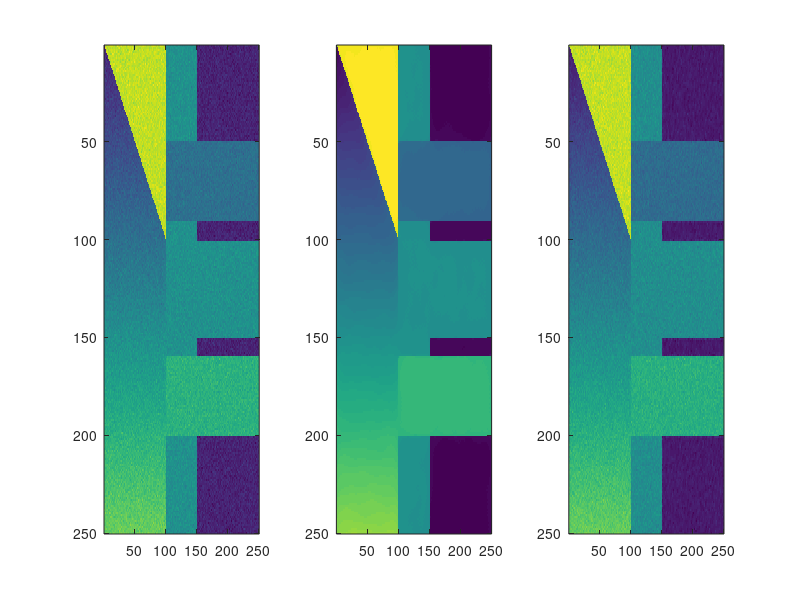
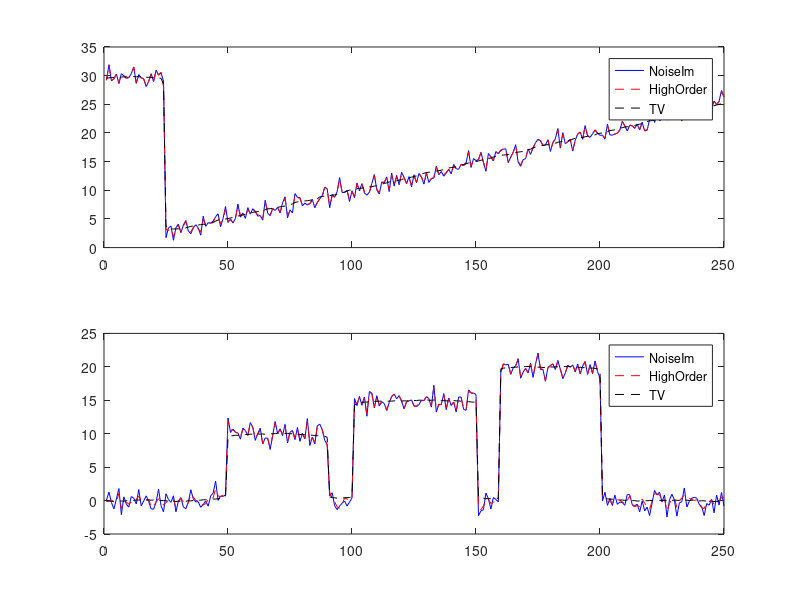

Source code (MATLAB) for these figures, in order:
%% Higher Order PDEs denoising 
clear; close all; clc; 
u = zeros(250,250);
u(:,100:150) = 15; 
u(50:90,:) = 10;
u(101:150,:) = 15; 
u(160:200,:) = 20; 

for i = 1:250
    for j = 1:100
        u(i,j) = i/10; 
         if i < j
           u(i,j) = 30; 
         end 
    end
end 
n = randn(size(u)); 
u = u + n; 
u = double(u); 
u0 = u;
v = u;

%parameters
lam1 = 1e-2; 
lam2 = 1e-4;
eps = 1e-5; 
%step size for gradient descent 
t_tv =1e-2; 
t_htv = 1e-3; %MAKE THIS LESS THAN .01!!!
theta = 1/2.*ones(size(u)); 
c = 1/25; 

% imagesc(u);figure(); 

figure('units','normalized','outerposition',[0 0 1 0.5]); 
for i = 1:200
    %% E1 
    ui1j= circshift(u,[0 -1]); %   i+1, j 
    uij1= circshift(u,[-1 0]); %       i, j+1 
    ui1j1=circshift(u,[-1 -1]); %  i+1, j+1

    ui_j_ = circshift(u,[1 1]);% i-1, j-1
    ui_j = circshift(u,[0 1]);%     i-1, j
    uij_ = circshift(u,[1 0]); %    i    , j-1

    dx  = ui1j - u;
    dx_= -ui_j + u;

    dy  = uij1-u; 
    dy_ =-uij_+u;

 % abs value terms
    m_dx = (sign(dy)+sign(dy_))./2.*min((dy.^2).^(1/2),(dy_.^2).^(1/2)); 
    abs_dx = (dx.^2+m_dx.^2+eps).^(1/2); 
    m_dy = (sign(dx)+sign(dx_))./2.*min((dx.^2).^(1/2),(dx_.^2).^(1/2));
    abs_dy =  (dy.^2+m_dy.^2+eps).^(1/2);
    
    ddx_ = (-circshift(dx./abs_dx,[0,1])+dx./abs_dx); %i-1, j
    ddy_ = (-circshift(dy./abs_dy,[1,0])+dy./abs_dy); %i, j-1 

%     l1 = findL1(u, u0,eps);
%     h = 1/250; 
%     lam1 = -h/(sigma^2).*l1; 
%     lam1 = 1e-1; 
%     s = (abs_dx.*abs_dy).^(1/2); 
    s = 1; 
    div =  ddx_+ddy_; 
    e = s.*(div -2*lam1.*(u-u0));
    unew = u + t_tv.*e; %lambda should be updated
    unew = real(unew); 
    
    
    %% E2, rename the shifted values, these are the derivatives of v. 
    ui1j= circshift(v,[0 -1]); %   i+1, j 
    uij1= circshift(v,[-1 0]); %       i, j+1 
    ui1j1=circshift(v,[-1 -1]); %  i+1, j+1

    ui_j_ = circshift(v,[1 1]);% i-1, j-1
    ui_j = circshift(v,[0 1]);%     i-1, j
    uij_ = circshift(v,[1 0]); %    i    , j-1

    dxx = ui1j+ui_j-2.*v; 
    dyy = uij1+uij_-2.*v; 
    
    dxy = uij1 -ui1j+2.*v;
    dxy_ = -uij_-ui_j+2.*v; 

    dyx = -ui1j-uij1+2.*v;
    dyx_=-ui_j-uij_+2.*v; 
    
    abs_d2= (dxx.^2+dxy.^2+dyx.^2+dyy.^2+eps).^(1/2);
    
    ui1j= circshift(dxx./abs_d2,[0 1]); %   i+1, j 
    ui_j = circshift(dxx./abs_d2,[0 -1]);%     i-1, j
    dxxdxx = ui1j+ui_j-2.*dxx./abs_d2; 
    
    uij1= circshift(dyy./abs_d2,[1 0]); %       i, j+1 
    uij_ = circshift(dyy./abs_d2,[-1 0]); %    i    , j-1
    dyydyy = uij1+uij_-2.*dyy./abs_d2; 
    
    ui_j_ = circshift(dxy./abs_d2,[-1 -1]);% i-1, j-1
    ui_j = circshift(dxy./abs_d2,[0 -1]);%     i-1, j
    uij_ = circshift(dxy./abs_d2,[-1 0]); %    i    , j-1
    dyx_2=-uij_-ui_j+2.*dxy./abs_d2;
    
    ui1j1=circshift(dyx_./abs_d2,[1 1]); %  i+1, j+1
    uij1= circshift(dyx_./abs_d2,[1 0]); %     i, j+1 
    ui1j= circshift(dyx_./abs_d2,[0 1]); %   i+1, j 
    dxy2 = - uij1 -ui1j+2.*dyx_./abs_d2;

%     s = (dxxdxx.^2+dyydyy.^2+dyx_2.^2+dxy2.^2+eps).^(1/2); 
    s = 1; 
    e =  s.*((dxxdxx+dxy2+dyx_2+dyydyy)-lam2.*(v-u0)); 
    vnew = v -t_htv.*e; 
    vnew = real(vnew); 
    
    w1 = theta.*unew;
    w2 = (1-theta).*vnew; 
    w = w1+w2;
    w = w./max(max(w)); 
    [gwx,gwy] = gradient(w);
    absw = (gwx.^2+gwy.^2).^(1/2);  
    theta = 1/2.*cos((2*pi.*absw)./c)+1/2; 

    theta(abs(gradient(w)) >=c) =1; 
    theta = zeros(size(u)); 
    uopt = theta.*unew+(1-theta).*vnew;
    v = u; 
    u = unew; 
    v = vnew;
% subplot(1,5,1);
% imagesc(u0);
% subplot(1,5,2);
% imagesc(unew);
% subplot(1,5,3);
% imagesc(vnew); 
% subplot(1,5,4)
% % imagesc(uopt); 
% subplot(1,5,5); 
% imagesc(theta); 
% pause(0.1); 
end 
% figure(); 
subplot(1,3,1);
imagesc(u0);
subplot(1,3,2);
imagesc(u);
subplot(1,3,3);
imagesc(v); 
% subplot(1,4,4)
% imagesc(u,[0,25]); 
% figure();imagesc(theta); 
figure();
subplot(2,1,1); 
plot(u0(:,25),'b'); hold on; 
plot(vnew(:,25),'--r'); 
plot(unew(:,25),'--k'); hold off;
legend('NoiseIm','HighOrder','TV'); 
subplot(2,1,2); 
plot(u0(:,200),'b'); hold on; 
plot(vnew(:,200),'--r'); 
plot(unew(:,200),'--k'); hold off; 
legend('NoiseIm','HighOrder','TV'); 
% figure();
% subplot(2,1,1); 
% plot(u0(:,25),'b'); hold on; plot(unew(:,25),'--r'); 
% subplot(2,1,2);
% plot(u0(:,200),'b'); hold on; plot(unew(:,200),'--r'); 